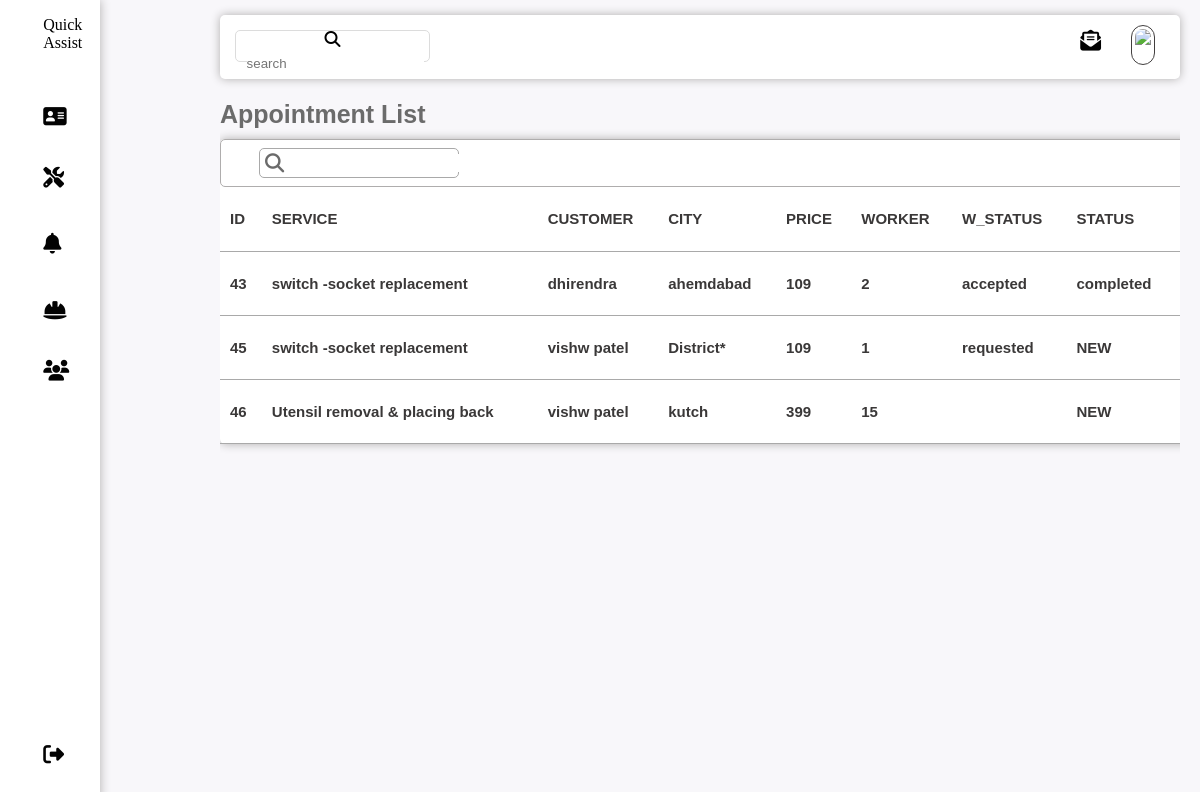
/appointment.php, run on the app's committed database.
### tables this page shows
CREATE TABLE `appointment` (
  `a_id` int(5) NOT NULL,
  `ser_id` int(5) NOT NULL,
  `cus_id` int(5) NOT NULL,
  `a_addre` varchar(50) NOT NULL,
  `a_city` varchar(30) NOT NULL,
  `a_date` date NOT NULL,
  `a_status` varchar(30) NOT NULL,
  `wor_id` int(5) NOT NULL,
  `wor_status` varchar(30) NOT NULL
);

CREATE TABLE `services` (
  `ser_id` int(5) NOT NULL,
  `ser_name` varchar(50) NOT NULL,
  `ser_category` varchar(50) NOT NULL,
  `ser_section` varchar(50) NOT NULL,
  `ser_price` int(5) NOT NULL,
  `ser_img` varchar(255) NOT NULL,
  `ser_time` varchar(50) NOT NULL,
  `ser_des` varchar(500) NOT NULL
);

CREATE TABLE `customer` (
  `cus_id` int(5) NOT NULL,
  `cus_name` varchar(30) NOT NULL,
  `cus_email` varchar(30) NOT NULL,
  `cus_phno` varchar(13) NOT NULL,
  `password` varchar(8) NOT NULL,
  `city` varchar(30) NOT NULL,
  `cus_img` varchar(100) NOT NULL
);

### appointment.php (the view, shortened to what this page needs)
<?php require'head.php'?>
<!DOCTYPE html>
<html lang="en">
    <head>
        <link rel="stylesheet" href="admin.css">
    </head>
    <body>
        <main>
            <h4>Appointment List<h4>
            <div class="tableview">
                <div class="heading">
                    <div class="tablesearchbox">
                        <i class="fa-solid fa-magnifying-glass"></i>
                        <input type="text" id="search" onkeyup="search()">
                    </div>
                </div>
                <div>
                    <table id="table">
                        <tr>
                            <td>ID</td>
                            <td>SERVICE</td>
                            <td>CUSTOMER</td>
                            <td>CITY</td>
                            <td>PRICE</td>
                            <td>WORKER</td>
                            <td>W_STATUS</td>
                            <td>STATUS</td>
                            <td></td>
                        </tr>
                        <?php
                            $sql = "SELECT * FROM appointment INNER JOIN services ON appointment.ser_id = services.ser_id INNER JOIN customer ON appointment.cus_id = customer.cus_id ";
                            $result = $conn->query($sql);
                            if($result->num_rows>0){
                                while($row = $result->fetch_assoc())
                                {
                        ?>
                                    <tr>
                                        <td><?php echo $row['a_id'];?></td>
                                        <td><?php echo $row['ser_name'];?></td>
                                        <td><?php echo $row['cus_name'];?></td>
                                        <td><?php echo $row['a_city'];?></td>
                                        <td><?php echo $row['ser_price'];?></td>
                                        <td><?php echo $row['wor_id'];?></td>
                                        <td><?php echo $row['wor_status'];?></td>
                                        <td><?php echo $row['a_status'];?></td>
                                        <td><a href="wassign.php?id=<?php echo $row['a_id'];?>"><i class="fa-solid fa-magnifying-glass-arrow-right"></i></a></td>
                                    </tr>
                        <?php
                                }
                            }
                        ?>
                    </table>
                </div>
            </div>
        </main>
    </body>
</html>

### head.php (shortened to what this page needs)
<!DOCTYPE html>
<html lang="en">
    <head>
        <link rel="stylesheet" href="admin.css">
    </head>
    <body>
        <div class="sidebar">
            <div class="logo">Quick Assist</div>
            <ul class="menubar">
                <li>
                    <a href="dashboard.php">
                        <i class="fa-solid fa-address-card"></i>
                    </a>
                </li>
                <li>
                    <a href="service.php">
                        <i class="fa-solid fa-screwdriver-wrench"></i>
                    </a>
                </li>
                <li>
                    <a href="appointment.php">
                        <i class="fa-solid fa-bell"></i>
                    </a>
                </li>
                <li>
                    <a href="worker.php">
                        <i class="fa-solid fa-helmet-safety"></i>
                    </a>
                </li>
                <li>
                    <a href="customer.php">
                        <i class="fa-solid fa-users"></i>
                    </a>
                </li>
                <li class="logout">
                    <a href="logout.php">
                        <i class="fa-solid fa-right-from-bracket"></i>
                    </a>
                </li>
            </ul>
        </div>
        <header>
            <div class="searchbar">
                <i class="fa-solid fa-magnifying-glass"></i>
                <input type="text" placeholder="search">
            </div>
            <div class="headerlink">
                <a href=""><i class="fa-solid fa-envelope-open-text"></i></a>
                <div class="admin">
                    <img src="../fadmin/adminimg/<?php echo $_SESSION['ad_img'];?>">
                </div>
            </div>
        </header>
    </body>
</html>

### admin.css (style rules this page uses)
* { margin: 0; padding:0; border: none; outline: none; box-sizing: border-box; }
body { display:flex; width: 100%; background-color: #f8f7fa; }
.sidebar { position: sticky; top:0; left:0; bottom:0; width:100px; height: 100vh; padding: 0 1.7rem; overflow: hidden; transition: all 0.5s linear; background-color: white; box-shadow: 0px 0px 10px rgb(175, 173, 173); }
.logo { height: 80px; padding: 16px; }
.menubar { height:88%; position: relative; list-style: none; padding: 0px; margin-top: 10px; }
.menubar li { padding: 1rem; margin: 8px 0; border-radius: 8px; transition: all 0.5s ease-in-out; }
.menubar a { font-size: 14px; text-decoration: none; display: flex; align-items:center; gap:0.8rem; }
.menubar a i ,header i { font-size: 1.3rem; }
.logout { position: absolute; bottom:0; left:0; width:100%; }
header { position: fixed; display: flex; margin:15px 220px ; width: 80%; height: 8vh; padding: 15px; background-color: white; border-radius: 5px; text-align: center; box-shadow: 0px 0px 10px rgb(175, 173, 173); }
.searchbar { border: solid 1px gainsboro; height: 4vh; padding: 0px 5px; border-radius: 5px; }
.searchbar input { height:3.5vh; margin-left: 5px; }
.searchbar i { font-size: 1rem; color: black; }
.headerlink { display: flex; width: fit-content; height: fit-content; margin-left: 650px; gap: 30px; justify-content: center; }
.admin { display: flex; gap: 10px; }
.admin img { border: solid 1px rgb(66, 63, 63); padding: 3px; height: 40px; border-radius: 35px; margin-top: -5px; }
main { margin-top: 100px; margin-left:120px; width: 80%; font-family:sans-serif; font-size: 25px; color: rgb(107, 107, 107); overflow-x: hidden; }
.tableview { width: 1070px; margin: 10px 0px; box-shadow: 0px 0px 10px rgb(175, 173, 173); border-radius: 5px; background-color: white; }
.heading { display: flex; padding: 8px; border: solid 1px rgb(175, 173, 173); border-radius: 5px; }
.tablesearchbox { display: flex; border: solid 1px darkgray; padding: 5px; border-radius: 5px; height: 30px; margin-left: 30px; width: 200px; }
.tablesearchbox i { font-size:1.2rem; margin-right: 5px; }
table { width: 1060px; border-collapse: collapse; font-size: medium; color: rgb(58, 56, 56); }
table td { padding: 5px 10px; border-bottom: solid 1px darkgray; border-radius: 5px; margin-left: 5px; font-size: 15px; width: fit-content; height: 8vh; }
a { color: #030303; }

### data on the page
appointment: a_id "43", ser.ser_name "switch -socket replacement", cus.cus_name "dhirendra", a_city "ahemdabad", ser.ser_price "109", wor "2", wor_status "accepted", a_status "completed"
appointment: a_id "45", ser.ser_name "switch -socket replacement", cus.cus_name "vishw patel", a_city "District*", ser.ser_price "109", wor "1", wor_status "requested", a_status "NEW"
appointment: a_id "46", ser.ser_name "Utensil removal & placing back", cus.cus_name "vishw patel", a_city "kutch", ser.ser_price "399", wor "15", a_status "NEW"
